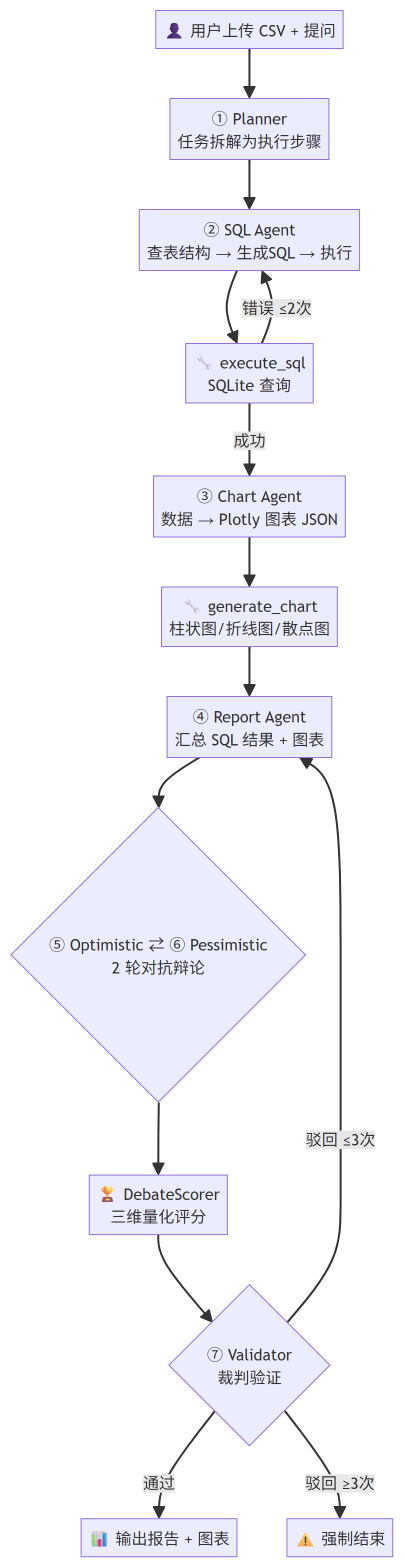
#> input picture docs/images/business-flow.png, 807 x 3135 px (shown at 1/2 size); its folder holds 4 pictures in this run
$ python gen_diagrams.py
#> lines starting #> are read from the running program, lines starting #| are printed output that depends on the picture
"""生成 README 流程图 PNG — 高分辨率 + 自动裁边"""
import subprocess
from pathlib import Path
from PIL import Image, ImageChops

ROOT = Path(__file__).parent.parent
IMG = ROOT / "docs" / "images"
CHROME = r"C:\Program Files\Google\Chrome\Application\chrome.exe"

# 紧凑模板：body 不居中，让 Mermaid 填满视口
TEMPLATE = """<!DOCTYPE html>
<html><head><meta charset="utf-8">
<script src="https://cdn.jsdelivr.net/npm/mermaid@10/dist/mermaid.min.js"></script>
<style>*{{margin:0;padding:0}} body{{background:#fff}} .mermaid{{display:inline-block;padding:24px 28px;font-family:system-ui,sans-serif;font-size:15px}}</style>
</head><body><div class="mermaid">
{code}
</div>
<script>mermaid.initialize({{startOnLoad:true,theme:'default'}});</script>
</body></html>"""

# 每个图的视口尺寸 (宽,高)
CONFIGS = {
    "business-flow":       ("1800", "1600"),  # 宽屏让竖向流程图更多空间
    "architecture":        ("1800", "1200"),  # 横向架构图
    "conditional-routing": ("1600", "1400"),  # 状态图
}

DIAGRAMS = {
    "business-flow": """flowchart TD
    U["👤 用户上传 CSV + 提问"] --> P["① Planner<br/>任务拆解为执行步骤"]
    P --> S["② SQL Agent<br/>查表结构 → 生成SQL → 执行"]
    S --> ST["🔧 execute_sql<br/>SQLite 查询"]
    ST -->|"错误 ≤2次"| S
    ST -->|成功| C["③ Chart Agent<br/>数据 → Plotly 图表 JSON"]
    C --> CT["🔧 generate_chart<br/>柱状图/折线图/散点图"]
    CT --> R["④ Report Agent<br/>汇总 SQL 结果 + 图表"]
    R --> D{"⑤ Optimistic ⇄ ⑥ Pessimistic<br/>2 轮对抗辩论"}
    D --> DS["🏆 DebateScorer<br/>三维量化评分"]
    DS --> V{"⑦ Validator<br/>裁判验证"}
    V -->|"驳回 ≤3次"| R
    V -->|通过| E["📊 输出报告 + 图表"]
    V -->|"驳回 ≥3次"| F["⚠️ 强制结束"]""",
    "architecture": """graph TD
    subgraph 表现层
        A1["Vue 3 + Element Plus<br/>对话式 UI"]
        A2["Plotly.js<br/>交互图表渲染"]
        A3["SSE 流式接收<br/>Token 级实时展示"]
    end
    subgraph 网关层
        B1["FastAPI Middleware<br/>API Key 鉴权"]
        B2["ErrorHandler<br/>全局异常拦截"]
        B3["RateLimiter<br/>滑动窗口限流"]
    end
    subgraph 业务层
        C1["LangGraph 编排引擎<br/>StateGraph + 条件路由"]
        C2["7 个 AI Agent<br/>Planner / SQL / Chart / Report<br/>Optimistic / Pessimistic / Validator"]
        C3["DebateScorer<br/>辩论评分器"]
    end
    subgraph 工具层
        D1["execute_sql<br/>SQL 白名单安全校验"]
        D2["generate_chart<br/>Plotly JSON 生成"]
        D3["ChromaDB<br/>向量记忆检索"]
    end
    subgraph 持久层
        E1[("SQLite<br/>CSV 数据存储")]
        E2[("ChromaDB<br/>上下文记忆")]
        E3[("文件系统<br/>报告 MD/DOCX/HTML")]
    end
    A1 --> B1 --> C1
    A2 --> A1
    A3 --> A1
    C1 --> C2
    C2 --> D1
    C2 --> D2
    C2 --> D3
    C3 --> C2
    D1 --> E1
    D2 --> E3
    D3 --> E2""",
    "conditional-routing": """stateDiagram-v2
    [*] --> SQL_Agent
    state SQL_Agent {
        [*] --> 生成SQL
        生成SQL --> 执行SQL: tool_calls
        执行SQL --> 处理结果: 成功
        执行SQL --> 错误修正: sql_error &amp; retry&lt;2
        错误修正 --> 生成SQL
        处理结果 --> [*]
    }
    SQL_Agent --> Chart_Agent: 正常
    SQL_Agent --> Chart_Agent: 无数据/跳过
    state Debate {
        [*] --> Optimistic发言
        Optimistic发言 --> Pessimistic发言
        Pessimistic发言 --> Optimistic发言: round &lt; max×2
        Pessimistic发言 --> [*]: 辩论结束
    }
    Chart_Agent --> Report_Agent
    Report_Agent --> Debate
    Debate --> Validator
    state Validator {
        [*] --> 一致性检查
        一致性检查 --> 通过: approved
        一致性检查 --> 驳回修正: rejected &amp; revision&lt;3
        一致性检查 --> 强制结束: revision≥3
    }
    通过 --> [*]
    驳回修正 --> Report_Agent
    强制结束 --> [*]""",
}


def crop_whitespace(img: Image.Image, border: int = 20) -> Image.Image:
    """裁掉纯白/近白边缘"""
    bg = Image.new(img.mode, img.size, (255, 255, 255))
    diff = ImageChops.difference(img, bg)
    bbox = diff.getbbox()
    if bbox:
        return img.crop((
            max(0, bbox[0] - border),
            max(0, bbox[1] - border),
            min(img.width, bbox[2] + border),
            min(img.height, bbox[3] + border),
        ))
    return img


for name, code in DIAGRAMS.items():
    html_path = IMG / f"{name}.html"
    png_path = IMG / f"{name}.png"
    html_path.write_text(TEMPLATE.replace("{code}", code), encoding="utf-8")
    width, height = CONFIGS[name]
    print(f"Screenshot {name} ({width}x{height} @2x)...", end=" ", flush=True)
    subprocess.run(
        [CHROME, "--headless=new", f"--screenshot={png_path}",
         f"--window-size={width},{height}", "--force-device-scale-factor=2",
         f"file:///{html_path.as_posix()}"],
        capture_output=True, timeout=30,
    )
#> (this line was passed over: subprocess is not available in this run)
    html_path.unlink()

    # 裁白边
    img = Image.open(png_path)
#> img is the input picture: PIL image 807x3135 RGB; mean R, G, B 245.4, 245, 249.9
    orig_w, orig_h = img.size
#> orig_w = 807; orig_h = 3135
    img = crop_whitespace(img)
#> in crop_whitespace, `bg = Image.new(img.mode, img.size, (255, 255, 255))`: bg: PIL image 807x3135 RGB; every value is 255
#> in crop_whitespace, `diff = ImageChops.difference(img, bg)`:
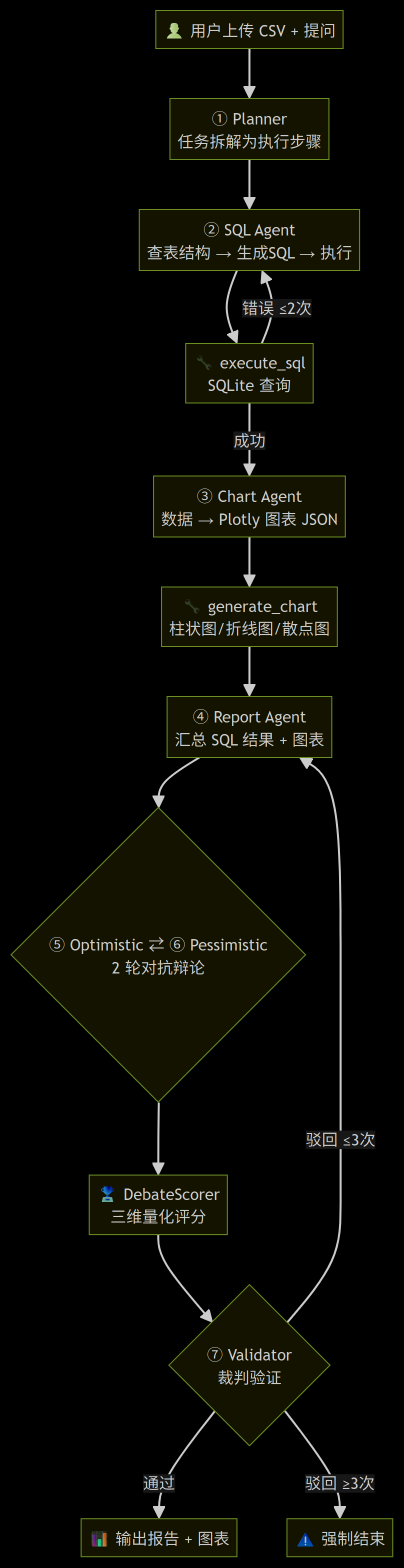
#> diff: PIL image 807x3135 RGB (shown at 1/2 size); mean R, G, B 9.6, 10, 5.1
#> in crop_whitespace, `bbox = diff.getbbox()`: bbox = (20, 20, 787, 3115)
    new_w, new_h = img.size
#> new_w = 807; new_h = 3135
    img.save(png_path, "PNG", optimize=True)
    kb = png_path.stat().st_size / 1024
    print(f"OK {orig_w}x{orig_h} → {new_w}x{new_h} ({kb:.0f} KB)")
#| OK 807x3135 → 807x3135 (164 KB)
#> pass 3 of the loop `for name, code in DIAGRAMS.items():`:
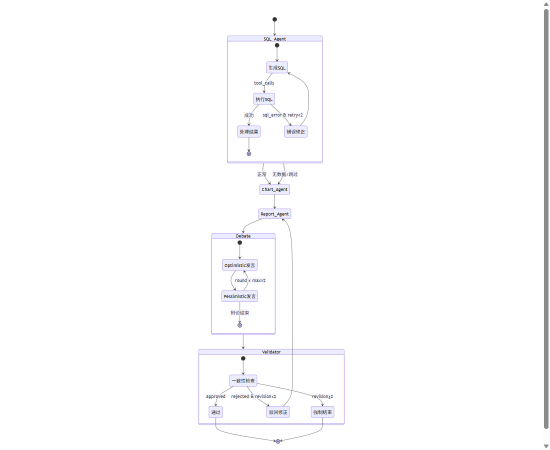
#> input picture docs/images/conditional-routing.png, 1100 x 900 px (shown at 1/2 size)
#> img is the input picture: PIL image 1100x900 RGB; mean R, G, B 252.4, 252.3, 253.1
#> bg: PIL image 1100x900 RGB; every value is 255
#> in crop_whitespace (call 3), `diff = ImageChops.difference(img, bg)`:
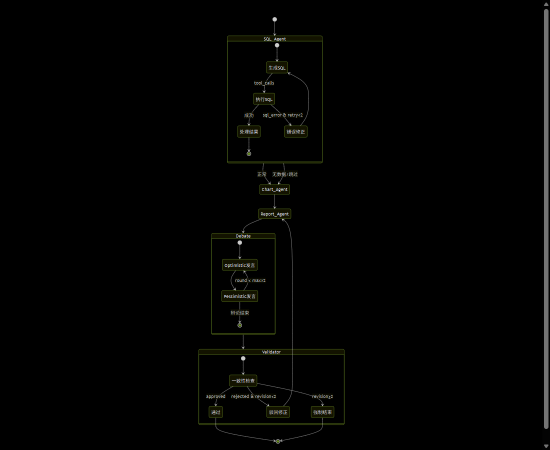
#> diff: PIL image 1100x900 RGB (shown at 1/2 size); mean R, G, B 2.6, 2.7, 1.9
#> bbox = (397, 0, 1100, 900)
#> in crop_whitespace (call 3), `return img.crop(( max(0, bbox[0] - border), max(0, bbox[1] - border), ..`:
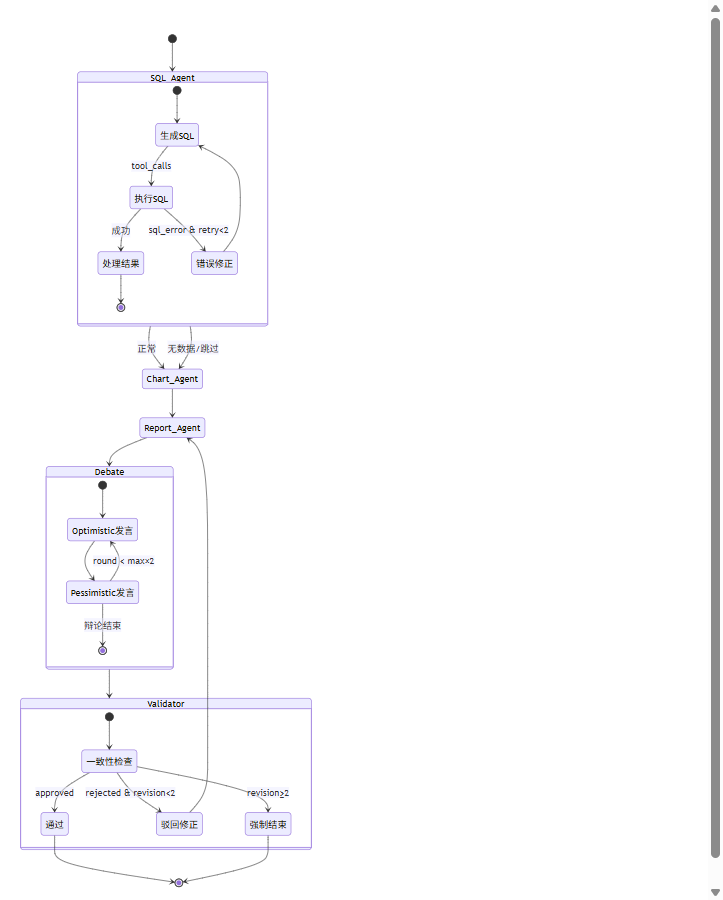
#> returned value: PIL image 723x900 RGB; mean R, G, B 251.1, 250.9, 252.1
#| OK 1100x900 → 723x900 (39 KB)

print("\nDone!")
